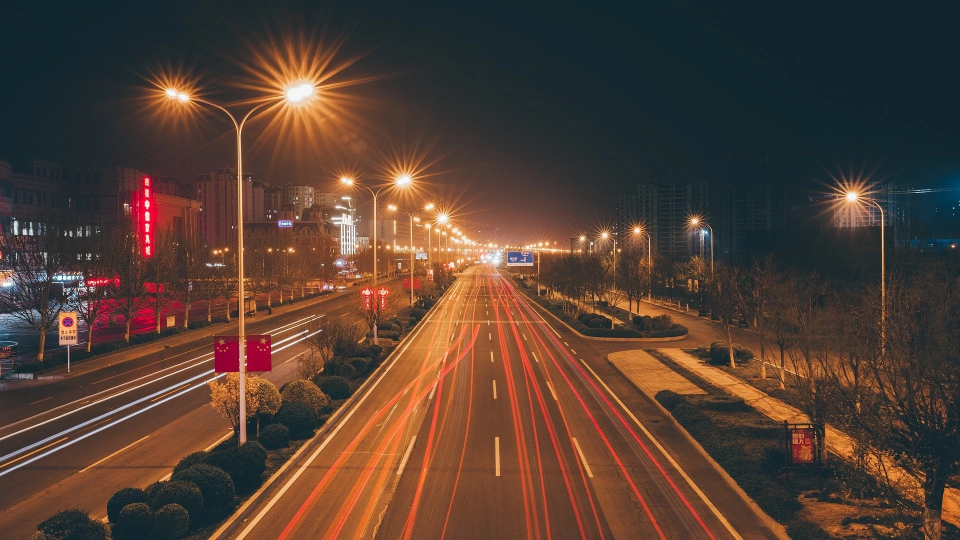
#> input picture openCV/Image/road_1.jpg, 1920 x 1080 px (shown at 1/2 size)
$ jupyter execute '33. 히스토그램.ipynb'
#> lines starting #> are read from the running program, lines starting #| are printed output that depends on the picture; after the words box and inside, x2 and y2 are one past the last pixel; in counts of white or black regions, pixels touching at a corner belong together
[cell 1]
import cv2
import numpy as np

[cell 2]
src = cv2.imread("Image/road_1.jpg")
#> src is the input picture: shape (1080, 1920, 3); mean B, G, R 51.4, 62.8, 85.2
src = cv2.resize(src, (0,0), fx=0.2, fy=0.2, interpolation = cv2.INTER_AREA)
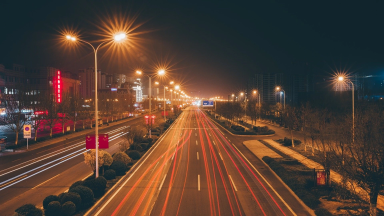
#> src: shape (216, 384, 3); mean B, G, R 51.4, 62.8, 85.2
gray = cv2.cvtColor(src, cv2.COLOR_BGR2GRAY)
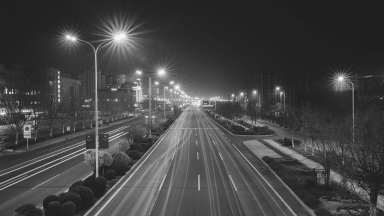
#> gray: shape (216, 384); min 30, max 248, mean 68.2
result = np.zeros((src.shape[0], 256), dtype=np.uint8)

[cell 3]
hist = cv2.calcHist([gray], [0], None, [256], [0,256])
#> hist = 256 values, max 3889 at index 33, min 0 at index 0, mean 324
cv2.normalize(hist, hist, 0, result.shape[0], cv2.NORM_MINMAX)
#> Out = 256 values, max 216 at index 33, min 0 at index 0, mean 18

[cell 4]
for x, y in enumerate(hist):
    cv2.line(result, (int(x), result.shape[0]), (int(x), result.shape[0] - int(y)), 255)
#> this loop made 256 passes
#> y on passes 1 to 3: [0], [0], [0]
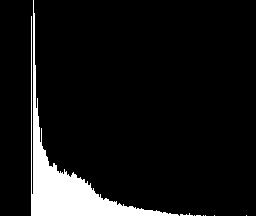
#> result: shape (216, 256); 8.1% white; 8 white regions (7 under 20 px), largest, box (x1, y1, x2, y2) and area: (31, 0, 179, 216) 4463

dst = np.hstack([gray, result])
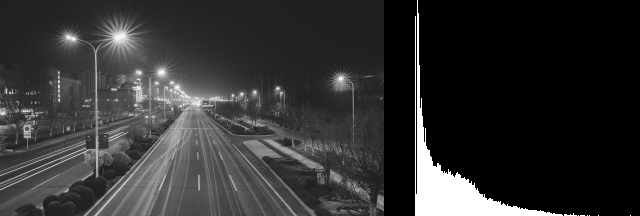
#> dst: shape (216, 640); min 0, max 255, mean 49.2
